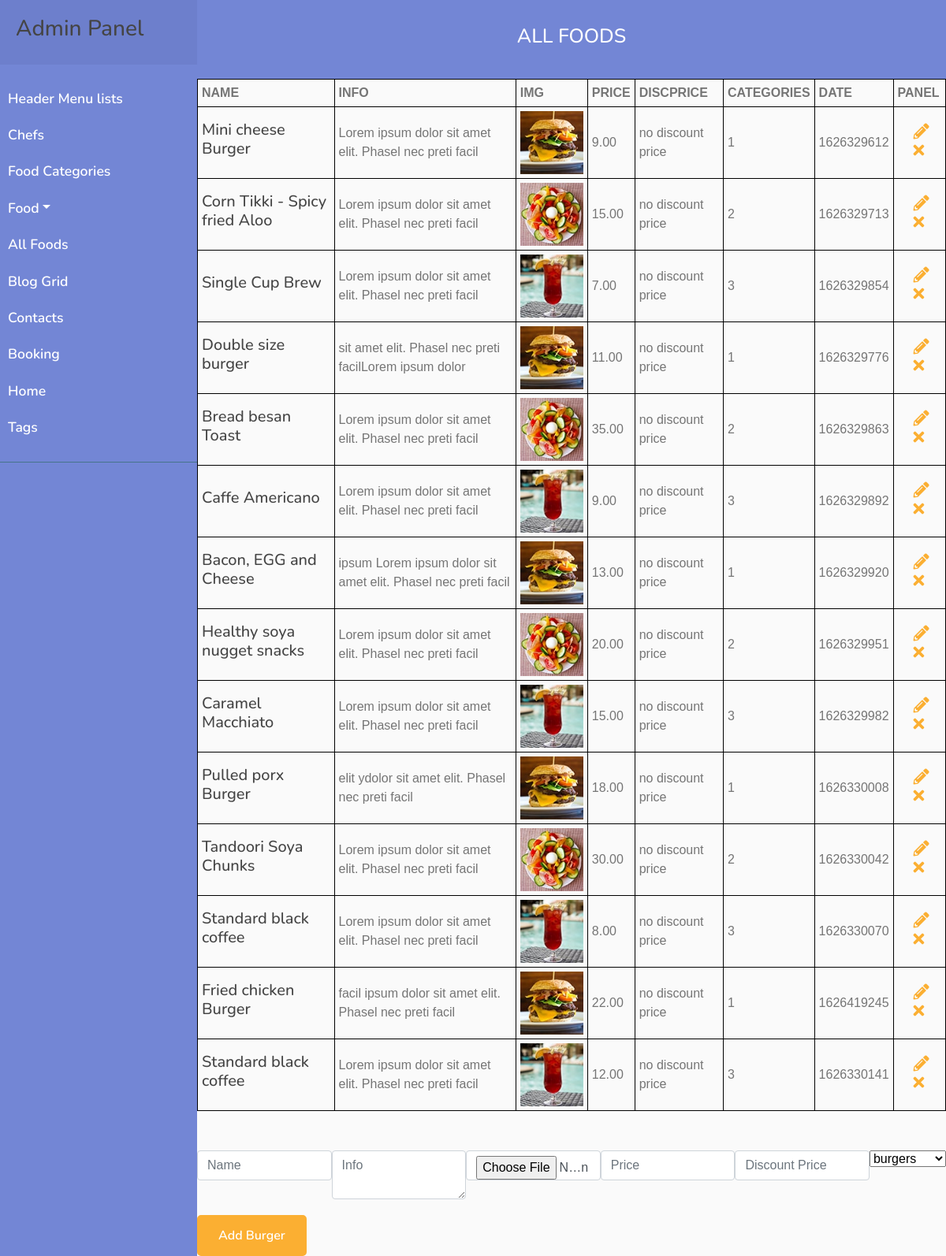
The app's page /php/admin/allFoods.php, older data.
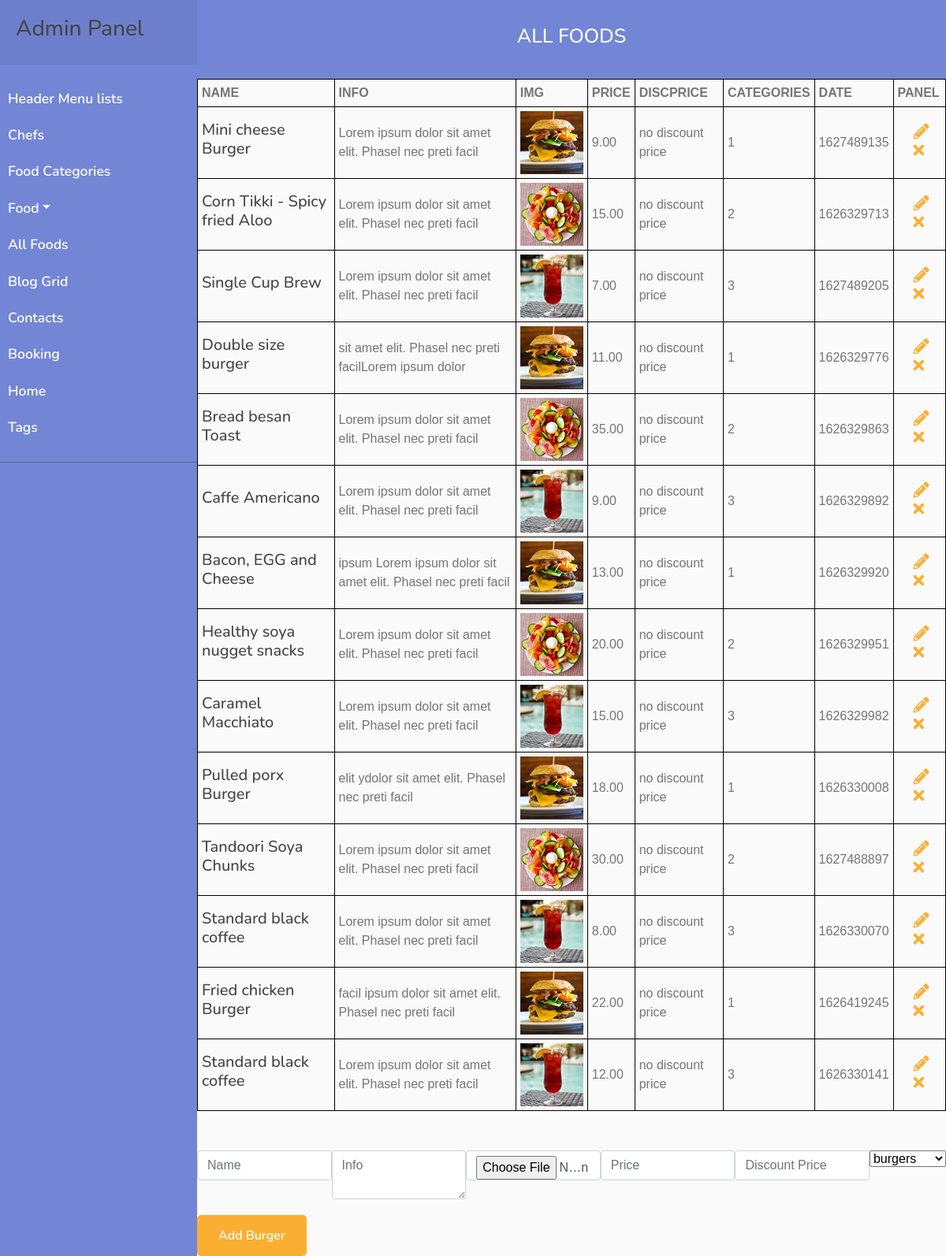
The same page, newer data.
### tables this page shows
CREATE TABLE `all_foods` (
  `id` int(16) NOT NULL,
  `name` varchar(128) NOT NULL,
  `info` text NOT NULL,
  `img` varchar(128) NOT NULL,
  `price` varchar(16) NOT NULL,
  `discPrice` varchar(16) NOT NULL,
  `categories_id` int(16) NOT NULL,
  `date` int(32) NOT NULL
);

### php/admin/allFoods.php (the view, shortened to what this page needs)
<!DOCTYPE html>
<html lang="en">
<head>
    <link href="https://stackpath.bootstrapcdn.com/bootstrap/4.4.1/css/bootstrap.min.css" rel="stylesheet">
    <link href="https://cdnjs.cloudflare.com/ajax/libs/font-awesome/5.10.0/css/all.min.css" rel="stylesheet">
    <link href="../../lib/animate/animate.min.css" rel="stylesheet">
    <link href="../../lib/owlcarousel/assets/owl.carousel.min.css" rel="stylesheet">
    <link href="../../lib/flaticon/font/flaticon.css" rel="stylesheet">
    <link href="../../lib/tempusdominus/css/tempusdominus-bootstrap-4.min.css" rel="stylesheet" />
    <link href="../../css/style.css" rel="stylesheet">
</head>
<body>
    <div class="admin">
        <?php
        $navArr = ["index.php", "chefs.php", "foodCategories.php", "#", "blogGrid.php", "contacts.php", "booking.php", "homeSection.php", "tags.php"];
        require_once "../../components/adminFoodNav.php";
        ?>
        <div class="admin__section admin__section_header-list">
            <div class="admin__section_head">
                <h3 class="admin__section_title">All Foods</h3>
            </div>
            <div class="admin__section_content">
                <div class="admin__section_content">
                    <div class="admin__burgers">
                        <table class="admin__table">
                            <tr>
                                <th class="admin__table_title">name</th>
                                <th class="admin__table_title">info</th>
                                <th class="admin__table_title">img</th>
                                <th class="admin__table_title">price</th>
                                <th class="admin__table_title">discPrice</th>
                                <th class="admin__table_title">categories</th>
                                <th class="admin__table_title">date</th>
                                <th class="admin__table_title">panel</th>
                            </tr>
                            <?php
                            $query = "SELECT * FROM all_foods";
                            $result = mysqli_query($mysqli, $query);
                            while ($row = mysqli_fetch_assoc($result)) {
                            ?>
                                <tr class="admin__section_item">
                                    <td class="admin__section_item_td">
                                        <h3 class="admin__section_item_name">
                                            <?php echo $row['name'] ?></h3>
                                    </td>
                                    <td class="admin__section_item_td">
                                        <?php echo $row['info'] ?></h3>
                                    </td>
                                    <td class="admin__section_item_td">
                                        <div class="admin__section_img">
                                            <img src="../../img/foods/<?php echo $row['img'] ?>" alt="<?php echo $row['name'] ?>">
                                        </div>
                                    </td>
                                    <td class="admin__section_item_td">
                                        <?php echo $row['price'] ?></h3>
                                    </td>
                                    <td class="admin__section_item_td">
                                        <?php echo $row['discPrice'] ? $row['discPrice'] : "no discount price" ?></h3>
                                    </td>
                                    <td class="admin__section_item_td">
                                        <?php echo $row['categories_id'] ?></h3>
                                    </td>
                                    <td class="admin__section_item_td">
                                        <?php echo $row['date'] ?></h3>
                                    </td>
                                    <td class="admin__section_item_td">
                                        <a href="?catId=<?php echo $_GET["catId"] ?>&id=<?php echo $row["id"] ?>">
                                            <i class="example__class admin__icon fas fa-pencil-alt"></i>
                                        </a>
                                        <a href="./allFoods/remove.php?id=<?php echo $row["id"] ?>">
                                            <i class="admin__icon fas fa-times"></i>
                                        </a>
                                    </td>
                                </tr>
                            <?php } ?>
                        </table>
                    </div>
                    <?php
                    $name = '';
                    $info = '';
                    $price = '';
                    ?>
                    <form class="admin__form"
                    action="<?php if (isset($_GET['id'])) {echo './allFoods/update.php';} else {echo './allFoods/insert.php';} ?>" method="POST" enctype="multipart/form-data">
                        <div class="form__flex">
                            <input class="admin__inp admin__inp_food form-control" type="text" name="name" value="<?php echo $name; ?>" placeholder="Name" required>
                            <textarea class="admin__inp admin__inp_food form-control" name="info" placeholder="Info"><?php echo $info; ?></textarea>
                            <input class="admin__inp admin__inp_food form-control" type="file" name="img"
                            <?php if (!isset($_GET['id'])) {echo 'required';} ?>>
                            <input class="admin__inp admin__inp_food form-control" type="number" name="price" value="<?php echo $price; ?>" placeholder="Price" required>
                            <input class="admin__inp admin__inp_food form-control" type="number" name="discPrice" value="<?php echo $discPrice; ?>" placeholder="Discount Price">
                            <select name="categoriesId" id="categoriesId">
                                <?php
                                $query = 'SELECT * FROM food_categories';
                                $result = mysqli_query($mysqli, $query);
                                while ($row = mysqli_fetch_assoc($result)) { ?>
                                    <option value="<?php echo $row['id'] ?>"><?php echo $row['name'] ?></option>
                                <?php } ?>
                            </select>
                        </div>
                        <div>
                            <button class="btn custom-btn admin__form_btn">Add Burger</button>
                        </div>
                    </form>
                </div>
            </div>
        </div>
    </div>
</body>
</html>

### components/adminFoodNav.php (shortened to what this page needs)
<nav id="sidebar-admin">
    <div class="sidebar-header">
        <h3>Admin Panel</h3>
    </div>
    <ul class="list-unstyled components">
        <li>
            <a class="admin__item" href="<?php echo $navArr[0]; ?>">Header Menu lists</a>
        </li>
        <li>
            <a class="admin__item" href="<?php echo $navArr[1]; ?>">Chefs</a>
        </li>
        <li>
            <a class="admin__item" href="<?php echo $navArr[2]; ?>">Food Categories</a>
        </li>
        <li class="admin__item_drop">
            <a href="#" data-toggle="collapse" aria-expanded="false" class="dropdown-toggle admin">Food</a>
        </li>
        <li>
            <a class="admin__item" href="<?php echo $navArr[3]; ?>">All Foods</a>
        </li>
        <li>
            <a class="admin__item" href="<?php echo $navArr[4]; ?>">Blog Grid</a>
        </li>
        <li>
            <a class="admin__item" href="<?php echo $navArr[5]; ?>">Contacts</a>
        </li>
        <li>
            <a class="admin__item" href="<?php echo $navArr[6]; ?>">Booking</a>
        </li>
        <li>
            <a class="admin__item" href="<?php echo $navArr[7]; ?>">Home</a>
        </li>
        <li>
            <a class="admin__item" href="<?php echo $navArr[8]; ?>">Tags</a>
        </li>
    </ul>
</nav>

### css/style.css (style rules this page uses)
body { color: #757575; background: #ffffff; font-family: 'open sans', sans-serif; }
h1, h2, h3, h4, h5, h6 { color: #454545; font-family: 'Nunito', sans-serif; }
a { font-family: 'Nunito', sans-serif; font-weight: 600; color: #fbaf32; transition: .3s; }
.btn.custom-btn { padding: 12px 25px; font-family: 'Nunito', sans-serif; font-size: 16px; font-weight: 600; color: #ffffff; background: #fbaf32; border: 2px solid #fbaf32; border-radius: 5px; transition: .5s; }
.form__flex { width: 100%; display: flex; justify-content: space-between; }
.admin__inp { width: 30%; }
.admin__inp_food { width: 18%; }
#categoriesId { height: max-content; }
.admin__form_btn { margin-top: 20px; }
#sidebar-admin { min-width: 250px; max-width: 250px; min-height: 100vh; }
#sidebar-admin a[data-toggle="collapse"] { position: relative; }
body { font-family: 'Poppins', sans-serif; background: #fafafa; }
#sidebar-admin a, #sidebar-admin a:hover, #sidebar-admin a:focus { color: inherit; text-decoration: none; transition: all 0.3s; }
#sidebar-admin { background: #7386D5; color: #fff; transition: all 0.3s; }
#sidebar-admin .sidebar-header { padding: 20px; background: #6d7fcc; }
#sidebar-admin ul.components { padding: 20px 0; border-bottom: 1px solid #47748b; }
#sidebar-admin ul li a { padding: 10px; font-size: 1.1em; display: block; }
.admin { display: flex; justify-content: space-between }
.admin__section { width: calc(100% - 250px); }
.admin__section_head { width: 100%; height: 100px; background: #7386D5; display: flex; justify-content: center; align-items: center; }
.admin__section_title { font-size: 25px; color: #ffffff; text-transform: uppercase; }
.admin__section_content { width: 100%; height: calc(100% - 100px); }
.admin__table { width: 100%; border-collapse: collapse; }
.admin__table_title { text-transform: uppercase; }
.admin__table_title, .admin__section_item_td { padding: 5px; border: 1px solid black; }
.admin__section_item { width: 100%; padding: 10px; }
.admin__section_img { width: 80px; }
.admin__section_img > img { width: 100%; display: block; }
.admin__section_item_name, .admin__section_item_pos { font-size: 20px; }
.admin__section_item_td:last-child { width: 7%; }
.admin__icon { font-size: 20px; cursor: pointer; margin-left: 20px; }
.admin__form { margin-top: 50px; }

Row changes from the older to the newer data that the page shows:
changed all_foods "Mini cheese Burger": date "1626329612" → "1627489135"
changed all_foods "Single Cup Brew": date "1626329854" → "1627489205"
changed all_foods "Tandoori Soya Chunks": date "1626330042" → "1627488897"
